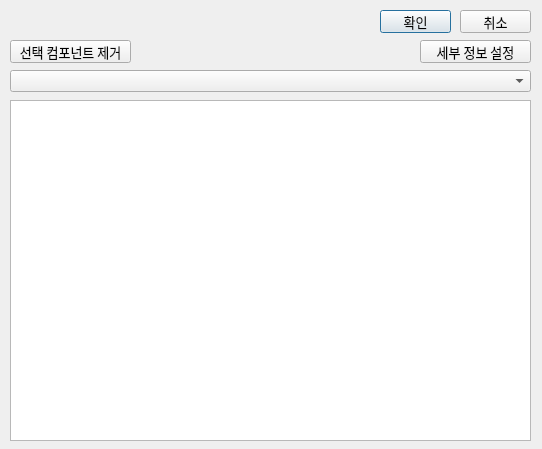
<?xml version="1.0" encoding="UTF-8"?>
<ui version="4.0">
 <class>Dialog</class>
 <widget class="QDialog" name="Dialog">
  <property name="geometry">
   <rect>
    <x>0</x>
    <y>0</y>
    <width>542</width>
    <height>449</height>
   </rect>
  </property>
  <property name="font">
   <font>
    <family>티머니 둥근바람 Regular</family>
    <pointsize>10</pointsize>
   </font>
  </property>
  <property name="windowTitle">
   <string>Dialog</string>
  </property>
  <widget class="QPushButton" name="accept_pushButton">
   <property name="geometry">
    <rect>
     <x>380</x>
     <y>10</y>
     <width>71</width>
     <height>23</height>
    </rect>
   </property>
   <property name="text">
    <string>확인</string>
   </property>
  </widget>
  <widget class="QPushButton" name="reject_pushButton">
   <property name="geometry">
    <rect>
     <x>460</x>
     <y>10</y>
     <width>71</width>
     <height>23</height>
    </rect>
   </property>
   <property name="text">
    <string>취소</string>
   </property>
  </widget>
  <widget class="QPushButton" name="detail_pushButton">
   <property name="geometry">
    <rect>
     <x>420</x>
     <y>40</y>
     <width>111</width>
     <height>23</height>
    </rect>
   </property>
   <property name="text">
    <string>세부 정보 설정</string>
   </property>
  </widget>
  <widget class="QPushButton" name="del_comp_pushButton">
   <property name="geometry">
    <rect>
     <x>10</x>
     <y>40</y>
     <width>121</width>
     <height>23</height>
    </rect>
   </property>
   <property name="text">
    <string>선택 컴포넌트 제거</string>
   </property>
  </widget>
  <widget class="QListWidget" name="component_listWidget">
   <property name="geometry">
    <rect>
     <x>10</x>
     <y>100</y>
     <width>521</width>
     <height>341</height>
    </rect>
   </property>
   <property name="font">
    <font>
     <family>티머니 둥근바람 Regular</family>
     <pointsize>10</pointsize>
    </font>
   </property>
  </widget>
  <widget class="QComboBox" name="component_comboBox">
   <property name="geometry">
    <rect>
     <x>10</x>
     <y>70</y>
     <width>521</width>
     <height>22</height>
    </rect>
   </property>
  </widget>
 </widget>
 <resources/>
 <connections/>
</ui>
